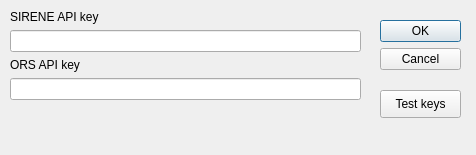
<?xml version="1.0" encoding="UTF-8"?>
<ui version="4.0">
 <class>Dialog</class>
 <widget class="QDialog" name="Dialog">
  <property name="geometry">
   <rect>
    <x>0</x>
    <y>0</y>
    <width>476</width>
    <height>155</height>
   </rect>
  </property>
  <property name="sizePolicy">
   <sizepolicy hsizetype="Preferred" vsizetype="Minimum">
    <horstretch>0</horstretch>
    <verstretch>0</verstretch>
   </sizepolicy>
  </property>
  <property name="minimumSize">
   <size>
    <width>476</width>
    <height>155</height>
   </size>
  </property>
  <property name="maximumSize">
   <size>
    <width>476</width>
    <height>155</height>
   </size>
  </property>
  <property name="windowTitle">
   <string>API keys storage</string>
  </property>
  <property name="toolTipDuration">
   <number>0</number>
  </property>
  <widget class="QDialogButtonBox" name="buttonBox">
   <property name="geometry">
    <rect>
     <x>380</x>
     <y>20</y>
     <width>81</width>
     <height>155</height>
    </rect>
   </property>
   <property name="minimumSize">
    <size>
     <width>0</width>
     <height>155</height>
    </size>
   </property>
   <property name="maximumSize">
    <size>
     <width>16777215</width>
     <height>155</height>
    </size>
   </property>
   <property name="orientation">
    <enum>Qt::Vertical</enum>
   </property>
   <property name="standardButtons">
    <set>QDialogButtonBox::Cancel|QDialogButtonBox::Ok</set>
   </property>
  </widget>
  <widget class="QWidget" name="verticalLayoutWidget">
   <property name="geometry">
    <rect>
     <x>10</x>
     <y>10</y>
     <width>351</width>
     <height>131</height>
    </rect>
   </property>
   <layout class="QVBoxLayout" name="verticalLayout">
    <item>
     <widget class="QLabel" name="label_SIRENE">
      <property name="sizePolicy">
       <sizepolicy hsizetype="Preferred" vsizetype="Minimum">
        <horstretch>0</horstretch>
        <verstretch>0</verstretch>
       </sizepolicy>
      </property>
      <property name="text">
       <string>SIRENE API key</string>
      </property>
     </widget>
    </item>
    <item>
     <widget class="QLineEdit" name="lineEdit_SIRENE_key"/>
    </item>
    <item>
     <widget class="QLabel" name="label_ORS">
      <property name="text">
       <string>ORS API key</string>
      </property>
     </widget>
    </item>
    <item>
     <widget class="QLineEdit" name="lineEdit_ORS_key"/>
    </item>
    <item>
     <spacer name="verticalSpacer">
      <property name="orientation">
       <enum>Qt::Vertical</enum>
      </property>
      <property name="sizeHint" stdset="0">
       <size>
        <width>20</width>
        <height>40</height>
       </size>
      </property>
     </spacer>
    </item>
   </layout>
  </widget>
  <widget class="QPushButton" name="pushButton_test_keys">
   <property name="geometry">
    <rect>
     <x>380</x>
     <y>90</y>
     <width>81</width>
     <height>28</height>
    </rect>
   </property>
   <property name="text">
    <string>Test keys</string>
   </property>
  </widget>
 </widget>
 <resources/>
 <connections>
  <connection>
   <sender>buttonBox</sender>
   <signal>accepted()</signal>
   <receiver>Dialog</receiver>
   <slot>accept()</slot>
   <hints>
    <hint type="sourcelabel">
     <x>248</x>
     <y>254</y>
    </hint>
    <hint type="destinationlabel">
     <x>157</x>
     <y>274</y>
    </hint>
   </hints>
  </connection>
  <connection>
   <sender>buttonBox</sender>
   <signal>rejected()</signal>
   <receiver>Dialog</receiver>
   <slot>reject()</slot>
   <hints>
    <hint type="sourcelabel">
     <x>316</x>
     <y>260</y>
    </hint>
    <hint type="destinationlabel">
     <x>286</x>
     <y>274</y>
    </hint>
   </hints>
  </connection>
 </connections>
</ui>
